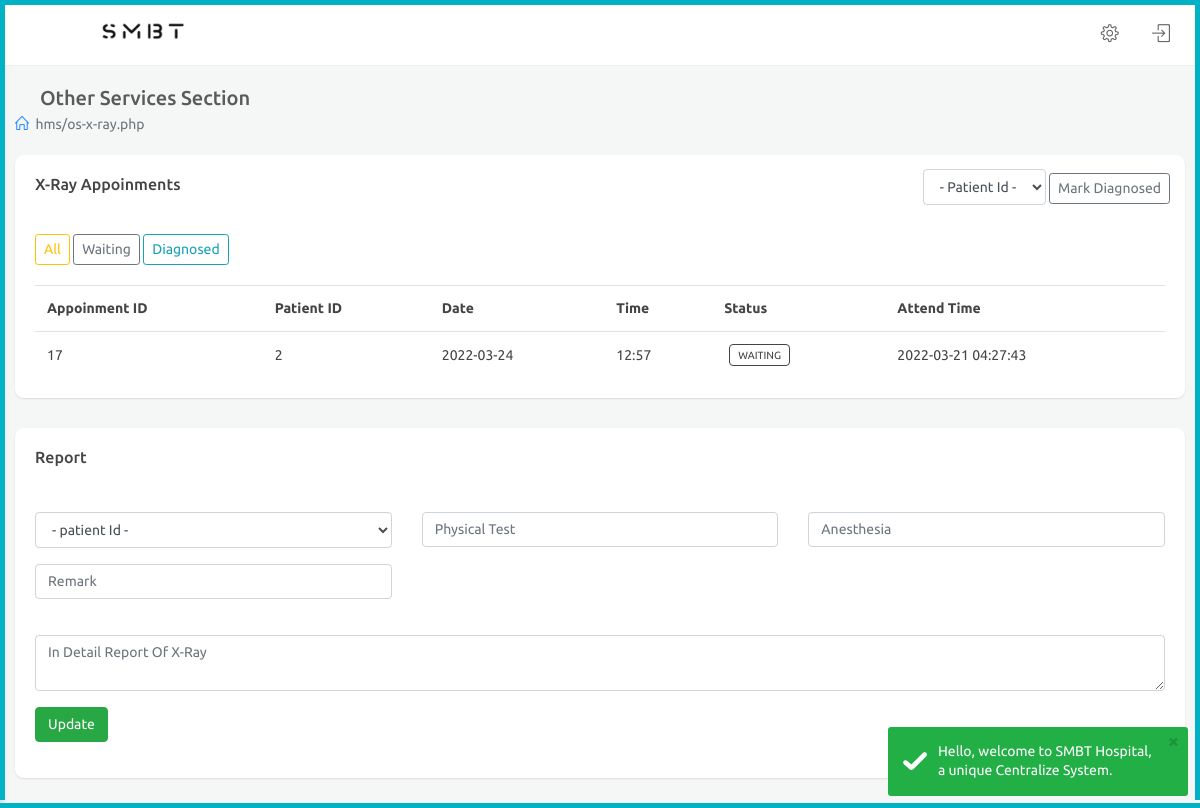
Page /os-x-ray.php (signed in) on the committed database.
### tables this page shows
CREATE TABLE `appointment` (
  `apid` int NOT NULL AUTO_INCREMENT,
  `pid` int DEFAULT NULL,
  `requestedDocId` int DEFAULT NULL,
  `requestedServiceId` int DEFAULT NULL,
  `symptomsId` int DEFAULT NULL,
  `disease` varchar(45) DEFAULT NULL,
  `approxScheduledTime` varchar(30) DEFAULT NULL,
  `attendTime` timestamp NULL DEFAULT CURRENT_TIMESTAMP,
  `date` date DEFAULT NULL,
  `status` varchar(45) DEFAULT NULL,
  `discription` varchar(100) DEFAULT NULL,
  PRIMARY KEY (`apid`),
  UNIQUE KEY `apid_UNIQUE` (`apid`),
  KEY `appatient_idx` (`pid`),
  KEY `requestdoc_idx` (`requestedDocId`),
  KEY `requestservice_idx` (`requestedServiceId`),
  KEY `symptoms_idx` (`symptomsId`),
  CONSTRAINT `appatient` FOREIGN KEY (`pid`) REFERENCES `patient` (`pid`),
  CONSTRAINT `requestdoc` FOREIGN KEY (`requestedDocId`) REFERENCES `hospitalstaff` (`hsid`),
  CONSTRAINT `requestservice` FOREIGN KEY (`requestedServiceId`) REFERENCES `servicetest` (`stid`),
  CONSTRAINT `symptoms` FOREIGN KEY (`symptomsId`) REFERENCES `symptoms` (`sid`)
);

### os-x-ray.php (the view, shortened to what this page needs)
<?php
  include("include/os-header.php");
  ?>
            <div class="row clearfix">
                <div class="col-lg-12">
                    <div class="card">
                        <div class="header">
                            <h2>X-Ray Appoinments</h2>
                            <ul class="header-dropdown">
                                <div class="col-sm-13">
                                    <form action="#" method="post">
                                        <li>
                                            <div class="form-group">
                                                <select class="form-control show-tick" name="pid" >
                                                    <option value="">- Patient Id -</option>
                                                </select>
                                            </div>
                                        </li>
                                        <li>
                                            <div class="action">
                                                    <button type="submit" class="btn btn-sm -m2 btn-outline-secondary  js-sweetalert" title="Edit" name="Mark">Mark Diagnosed</button>
                                            </div>
                                        </li>
                                    </form>
                                </div>
                            </ul>
                        </div>
                        <div class="body">
                            <button type="button" class="btn  btn-simple btn-sm btn-outline-warning btn-filter" data-target="all">All</button>
                            <button type="button" class="btn  btn-simple btn-sm btn-outline-secondary btn-filter" data-target="Waiting">Waiting</button>
                            <button type="button" class="btn  btn-simple btn-sm btn-outline-info btn-filter" data-target="Diagnosed">Diagnosed</button>
                            <div class="table-responsive m-t-20">
                                <table class="table table-filter table-hover m-b-0 ">
                                    <tbody>
                                        <tr>
                                            <th>Appoinment ID</th>
                                            <th>Patient ID</th>
                                            <th>Date</th>
                                            <th>Time</th>
                                            <th>Status</th>
                                            <th>Attend Time</th>
                                        </tr>
                                        <?php
                                        $result6= mysqli_query($conn,"SELECT * FROM hospital.appointment where requestedServiceId='7'");
                                        while($result6row=mysqli_fetch_assoc($result6))
                                        {
                                            if($result6row['status']=='Waiting')
                                            {
                                                echo"<tr data-status='Waiting'>";
                                                    echo"<td>". $result6row['apid'] ."</td>";
                                                    echo"<td>". $result6row['pid'] ."</td>";
                                                    echo"<td>". $result6row['date'] ."</td>";
                                                    echo"<td>". $result6row['approxScheduledTime'] ."</td>";
                                                    echo"<td><span class='badge badge-outline-secondary' >". $result6row['status'] ."</span></td>";
                                                    echo"<td>". $result6row['attendTime'] ."</td>";
                                                echo"</tr>";
                                            }
                                        }
                                        ?>
                                    </tbody>
                                </table>
                            </div>
                        </div>
                    </div>
                </div>
            </div>
            <div class="row clearfix">
                <div class="col-lg-12 col-md-12 col-sm-12">
                    <div class="card">
                        <div class="header">
                            <h2>Report <small> </small> </h2>
                        </div>
                        <div class="body">
                            <form action="#" method="post">
                            <div class="row clearfix">
                                <div class="col-sm-4">
                                    <div class="form-group">
                                        <select class="form-control show-tick" name="apid" >
                                            <option value="">- patient Id -</option>
                                        </select>
                                    </div>
                                </div>
                                <div class="col-sm-4">
                                    <div class="form-group">
                                        <input type="text" class="form-control" placeholder="Physical Test" name="phytst">
                                    </div>
                                </div>
                                <div class="col-sm-4">
                                    <div class="form-group">
                                        <input type="text" class="form-control" placeholder="Anesthesia" name="anesthesia">
                                    </div>
                                </div>
                                <div class="col-sm-4">
                                    <div class="form-group">
                                        <input type="text" class="form-control" placeholder="Remark" name="remark">
                                    </div>
                                </div>
                                <div class="col-sm-12">
                                    <div class="form-group m-t-20">
                                        <textarea rows="2" class="form-control" placeholder="In Detail Report Of X-Ray" name="report"></textarea>
                                    </div>
                                </div>
                                <div class="col-sm-4">
                                      <div class="form-group">
                                        <button type="submit" class="btn btn-success" name="Update1">Update</button>
                                      </div>
                                </div>
                            </div>
                            </form>
                        </div>
                    </div>
                </div>
            </div>
<?php
  include("include/os-footer.php");
  ?>

### assets/css/chatapp.css (style rules this page uses)
.clearfix:after { visibility:hidden;display:block;font-size:0;content:" ";clear:both;height:0 }

### assets/css/color_skins.css (style rules this page uses)
.theme-cyan:before,.theme-cyan:after { background:#01b2c6 }

### rows in the picture
appointment: apid "17", pid "2", date "2022-03-24", approxScheduledTime "12:57", status "WAITING", attendTime "2022-03-21 04:27:43"

### other values in the picture
$currentPage "hms/os-x-ray.php"
